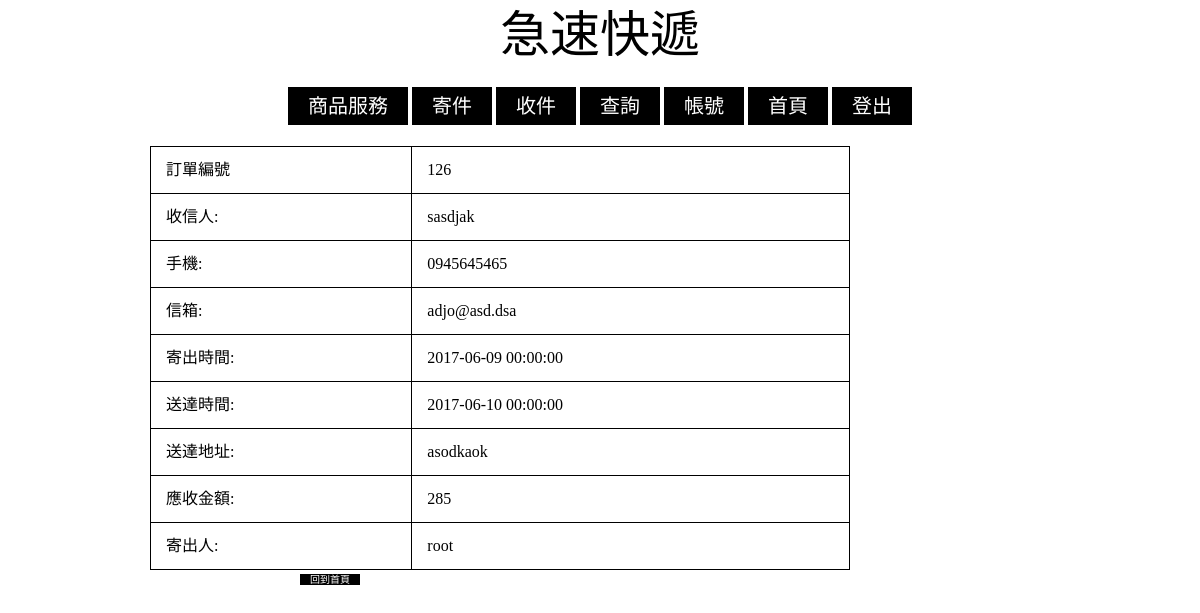
/bill.php?inv_id=126 (signed in), run on the app's committed database.
### tables this page shows
CREATE TABLE `invoice` (
  `inv_id` int(11) NOT NULL,
  `receiver_name` varchar(15) NOT NULL,
  `receiver_phone` varchar(10) NOT NULL,
  `receiver_email` varchar(35) NOT NULL,
  `arrive_time` datetime NOT NULL,
  `arrive_address` varchar(35) NOT NULL,
  `send_time` datetime NOT NULL,
  `total_price` float DEFAULT NULL,
  `if_success` int(1) DEFAULT NULL,
  `mem_id` int(11) NOT NULL
);

CREATE TABLE `member` (
  `mem_id` int(11) NOT NULL,
  `mem_name` varchar(15) NOT NULL,
  `mem_phone` varchar(10) NOT NULL,
  `mem_address` varchar(35) NOT NULL,
  `mem_email` varchar(35) NOT NULL,
  `mem_account_num` varchar(15) NOT NULL,
  `mem_password` varchar(35) NOT NULL,
  `manager_right` int(11) NOT NULL,
  `mem_birth` datetime NOT NULL,
  `mem_career` varchar(8) NOT NULL,
  `mem_gender` varchar(4) NOT NULL
);

### bill.php (the view, shortened to what this page needs)
<!DOCTYPE html>
<html>
<head>
    <link rel="stylesheet" href="normal.css">
</head>
    <body>
    <h1>急速快遞</h1> <br/>
<?php
include("config.php");
if (empty($_SESSION["loginsession"])) { ?>
	<div class = "menu">
            <a href="Service.php">商品服務</a>
            <a href="send.php">寄件</a>
            <a href="recive.php">收件</a>
            <a href="search.php">查詢</a>
            <a href="account.php">帳號</a>
            <a href="index.php">首頁</a>
    </div>
<?php
	echo "<br/><br/><h2>請先登入會員!!!</h2>";
	header("refresh:3;url = login.php");
} else {?>
		<div class = "menu">
            <a href="Service.php">商品服務</a>
            <a href="send.php">寄件</a>
            <a href="recive.php">收件</a>
            <a href="search.php">查詢</a>
            <a href="account.php">帳號</a>
            <a href="index.php">首頁</a>
            <a href="logout.php">登出</a>
        </div>
    <body>
    <div class = "table">
    <?php mysqli_query($link,"SET NAMES 'UTF8'"); ?>
    <?php $inv_id=$_GET["inv_id"]; ?>
    <?php $sql="SELECT * FROM invoice WHERE inv_id='$inv_id'" ?>
    <?php $result=mysqli_query($link,$sql); ?>
    <?php while ($row=mysqli_fetch_assoc($result)) { ?>
    <?php $rname = $row["receiver_name"]; ?>
    <?php $rphone = $row["receiver_phone"]; ?>
    <?php $remail = $row["receiver_email"]; ?>
    <?php $arrive_time = $row["arrive_time"]; ?>
    <?php $arrive_address = $row["arrive_address"]; ?>
    <?php $send_time = $row["send_time"]; ?>
    <?php $total_price = $row["total_price"]; ?>
    <?php } ?>
    <?php $sql2 = "SELECT * FROM member, invoice WHERE invoice.mem_id=member.mem_id AND invoice.inv_id='$inv_id'"; ?>
    <?php $result2 = mysqli_query($link, $sql2); ?>
    <?php while ($row = mysqli_fetch_assoc($result2)) { ?>
    <?php $mem_name = $row["mem_name"]; ?>
    <?php } ?>
    <table border = 1>
        <tr><td>訂單編號</td><td><?php echo $inv_id ?></td></tr>
        <tr><td>收信人:</td><td><?php echo $rname; ?></td></tr>
        <tr><td>手機:</td><td><?php echo $rphone ?></td></tr>
        <tr><td>信箱:</td><td><?php echo $remail ?></td></tr>
        <tr><td>寄出時間:</td><td><?php echo $send_time ?></td></tr>
        <tr><td>送達時間:</td><td><?php echo $arrive_time ?></td></tr>
        <tr><td>送達地址:</td><td><?php echo $arrive_address ?></td></tr>
        <tr><td>應收金額:</td><td><?php echo $total_price ?></td></tr>
        <tr><td>寄出人:</td><td><?php echo $mem_name; }?></td></tr>
    </table>
    <a href = "index.php">回到首頁</a>
    </div>
    </body>
</html>

### normal.css (style rules this page uses)
html, body, div, span, applet, object, iframe, h1, h2, h3, h4, h5, h6, p, blockquote, pre, a, abbr, acronym, address, big, cite, code, del, dfn, em, img, ins, kbd, q, s, samp, small, strike, strong, sub, sup, tt, var, b, u, i, center, dl, dt, dd, ol, ul, li, fieldset, form, label, legend, table, caption, tbody, tfoot, thead, tr, th, td, article, aside, canvas, details, embed, figure, figcaption, footer, header, hgroup, menu, nav, output, ruby, section, summary, time, mark, audio, video { margin: 0; padding: 0; border: 0; font-size: 100%; font: inherit; vertical-align: baseline; }
body { line-height: 1; }
table { border-collapse: collapse; border-spacing: 0; }
body { width: 700px; margin: 0 auto; }
h1 { text-align: center; font-size: 50px; font-family: 微軟正黑體; margin: 10px 10px 20px 10px; }
.table a { text-decoration: none; background-color: black; color: white; font-size: 10px; font-family: 微軟正黑體; margin: 0px 50px 0px 50px; padding: 0px 10px 0px 10px }
.table table { border-collapse: collapse; width: 100%; margin: 30px 0px 0px -100px; }
.menu { text-align: center; }
.menu a { text-decoration: none; background-color: black; color: white; font-size: 20px; font-family: 微軟正黑體; margin: 10px 0px 10px 0px; padding: 8px 20px 8px 20px; }
a { text-decoration: none; background-color: white; color: black; font-size: 15px; font-family: 微軟正黑體; margin: 10px 0px 10px 0px; padding: 8px 20px 8px 20px; }
table, th, td { border: 1px solid black; }
table { border-collapse: collapse; width: 100%; margin: 0px 0px 0px -50px; }
th, td { padding: 15px; }

### data on the page
invoice: receiver_name "sasdjak", receiver_phone "0945645465", receiver_email "adjo@asd.dsa", send_time "2017-06-09 00:00:00", arrive_time "2017-06-10 00:00:00", arrive_address "asodkaok", total_price "285"
member: mem_name "root"

### other printed values
$inv_id "126"
